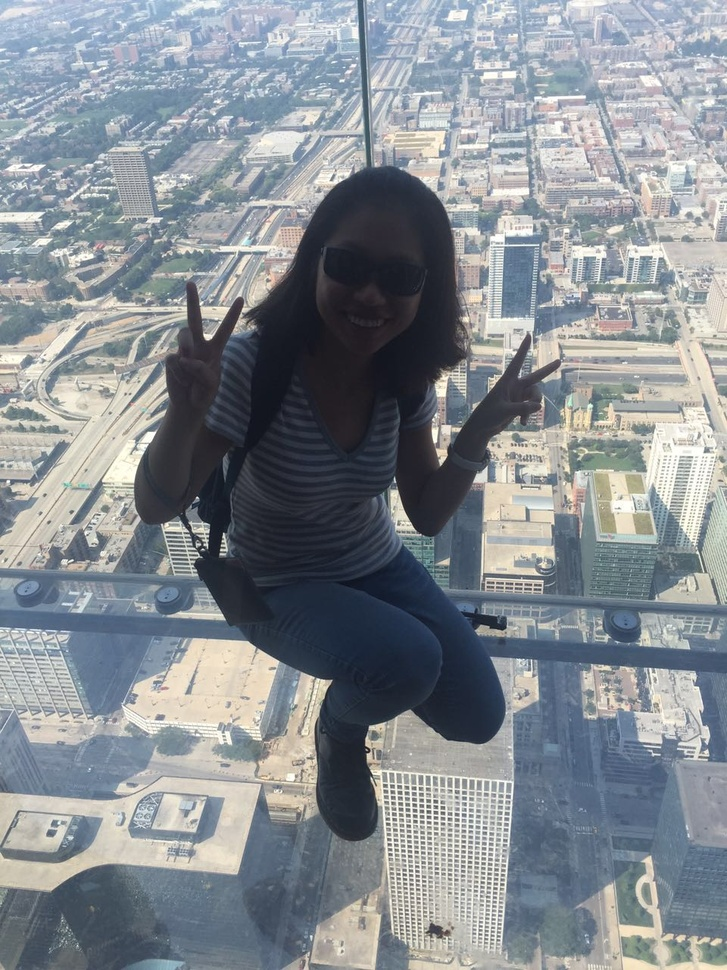
%> input picture PJ1 Hybrid Images/images/01.jpg, 727 x 970 px, shrunk from 960 x 1280 before the run
$ octave Contrast_Enhance.m   (GNU Octave 9; MATLAB toolbox functions it lacks are replaced by stand-ins)
%> lines starting %> are read from the running program, lines starting %| are printed output that depends on the picture
close all;
im = im2double(imread('.\images\01.jpg'));
% 01-skydeck* | 02 - museum | 03 - church | 04 - stockholm | 05 - abisko*

% original image
hsv = rgb2hsv(im);
%> hsv: size 970x727x3 double; mean H, S, V 0.472, 0.168, 0.591
h = hsv(:, :, 1); s = hsv(:, :, 2); v =hsv (:, :, 3);
%> after `v =hsv (:, :, 3)`:
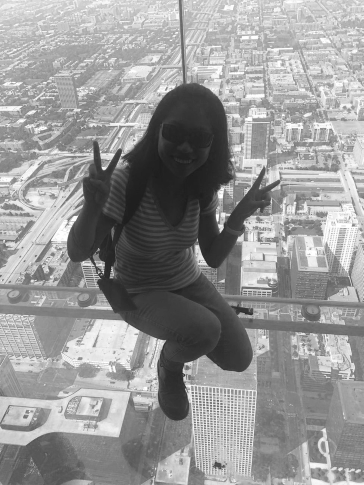
%> v: size 970x727 double (shown at 1/2 size); min 0.098, max 1, mean 0.591
hh = hist(h(:), 0:1/255:1); hs = hist(s(:), 0:1/255:1); hv = hist(v(:), 0:1/255:1);
%> after `hh = hist(h(:), 0:1/255:1)`: hh = 256 values, max 39664 at index 150, min 0 at index 44, mean 2754.6
%> after `hs = hist(s(:), 0:1/255:1)`: hs = 256 values, max 14914 at index 8, min 0 at index 129, mean 2754.6
%> after `hv = hist(v(:), 0:1/255:1)`: hv = 256 values, max 5350 at index 132, min 0 at index 1, mean 2754.6
figure(),
subplot(121),imshow(im);
subplot(122),plot(hv, 'k'), title('histogram of intensity');

% Reinhart operation
v_rh = (v./(1+v)).*2; hv_rh = hist(v_rh(:), 0:1/255:1);
%> after `v_rh = (v./(1+v)).*2`:
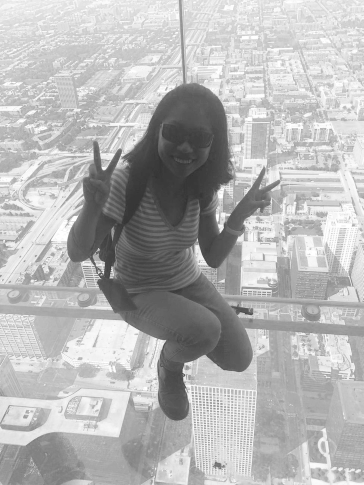
%> v_rh: size 970x727 double (shown at 1/2 size); min 0.179, max 1, mean 0.713
%> after `hv_rh = hist(v_rh(:), 0:1/255:1)`: hv_rh = 256 values, max 10172 at index 171, min 0 at index 1, mean 2754.6
hsv_rh = cat(3,h,s,v_rh);
%> hsv_rh: size 970x727x3 double; mean H, S, V 0.472, 0.168, 0.713
im_rh = hsv2rgb(hsv_rh);
% figure(), imshow(im_rh);
% figure(10),hold on, plot(hv_rh,'g');

% gamma correction
v_gamma = v.^0.5; hv_gamma = hist(v_gamma(:), 0:1/255:1);
%> after `v_gamma = v.^0.5`:
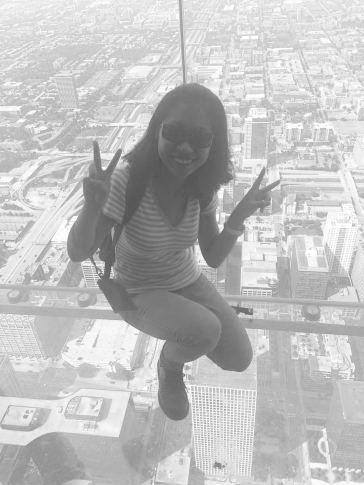
%> v_gamma: size 970x727 double (shown at 1/2 size); min 0.313, max 1, mean 0.75
%> after `hv_gamma = hist(v_gamma(:), 0:1/255:1)`: hv_gamma = 256 values, max 10615 at index 184, min 0 at index 1, mean 2754.6
hsv_gamma = cat(3,h,s,v_gamma);
%> hsv_gamma: size 970x727x3 double; mean H, S, V 0.472, 0.168, 0.75
im_gamma = hsv2rgb(hsv_gamma);
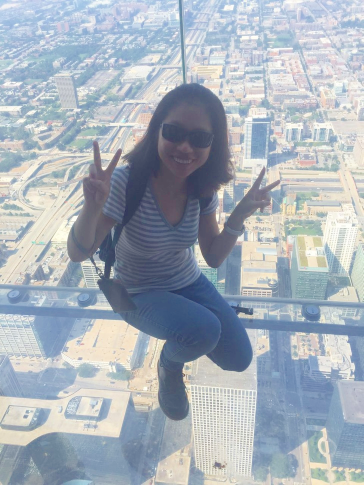
%> im_gamma: size 970x727x3 double (shown at 1/2 size); mean R, G, B 0.656, 0.692, 0.731
% figure(),imshow(im_gamma);
% figure(10),hold on, plot(hv_gamma, 'b');

% histogram equalization
cum = cumsum(hv);
%> cum = 256 values from 0 to 705190
v_hiseql = cum(uint16(v*255)+1)/numel(v);    % original hist-equal
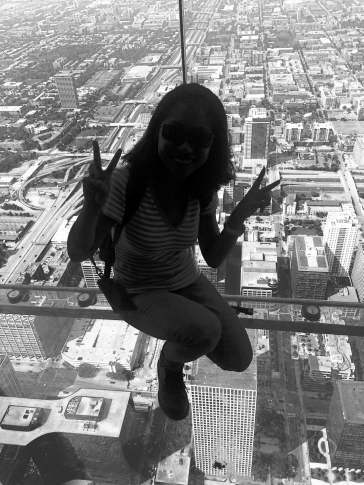
%> v_hiseql: size 970x727 double (shown at 1/2 size); min 1.42e-06, max 1, mean 0.503
hv_hiseql = hist(v_hiseql(:), 0:1/255:1);
%> hv_hiseql = 256 values, max 5350 at index 87, min 0 at index 15, mean 2754.6

% [4 lines of commented-out code are left out]

hsv_hiseql = cat(3,h,s,v_hiseql);
%> hsv_hiseql: size 970x727x3 double; mean H, S, V 0.472, 0.168, 0.503
im_hiseql = hsv2rgb(hsv_hiseql);
% figure(), imshow(im_hiseql);
% figure(10),hold on, plot(hv_hiseql,'r');

% display comparison
figure(),
subplot(221), imshow(im), title('Original Image');
subplot(222), imshow(im_rh), title('Reinhart Operation');
subplot(223), imshow(im_gamma), title('Gamma Correction of 0.5');
subplot(224), imshow(im_hiseql), title('Histogram Equalization');
figure(),
subplot(221), plot(hv, 'k'), title('Histogram of Original');
subplot(222), plot(hv_rh,'g'), title('Histogram of Reinhart');
subplot(223), plot(hv_gamma, 'b'), title('Histogram of Gamma');
subplot(224), plot(hv_hiseql,'r'), title('Histogram with Equalization');
%> after `title('Histogram with Equalization')`:
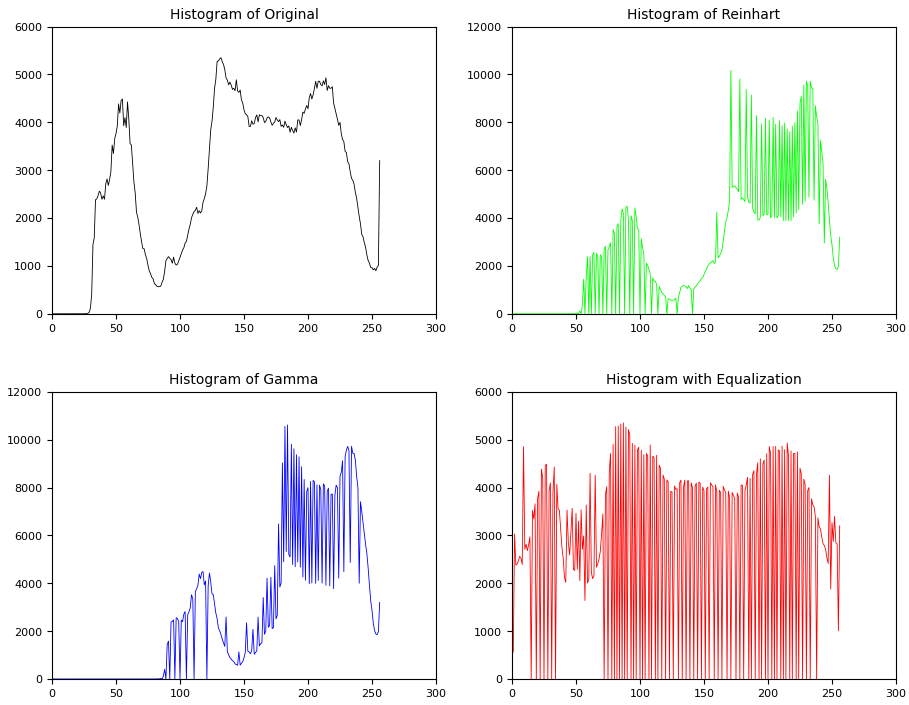
%> figure redrawn from the program's plot data, 4 panels; panel 1: curve peaks at x = 132, y = 5350; panel 2: curve peaks at x = 171, y = 10172; panel 3: curve peaks at x = 184, y = 10615; panel 4: curve peaks at x = 87, y = 5350

$ run again, with PJ1 Hybrid Images/images/02.jpg copied over PJ1 Hybrid Images/images/01.jpg
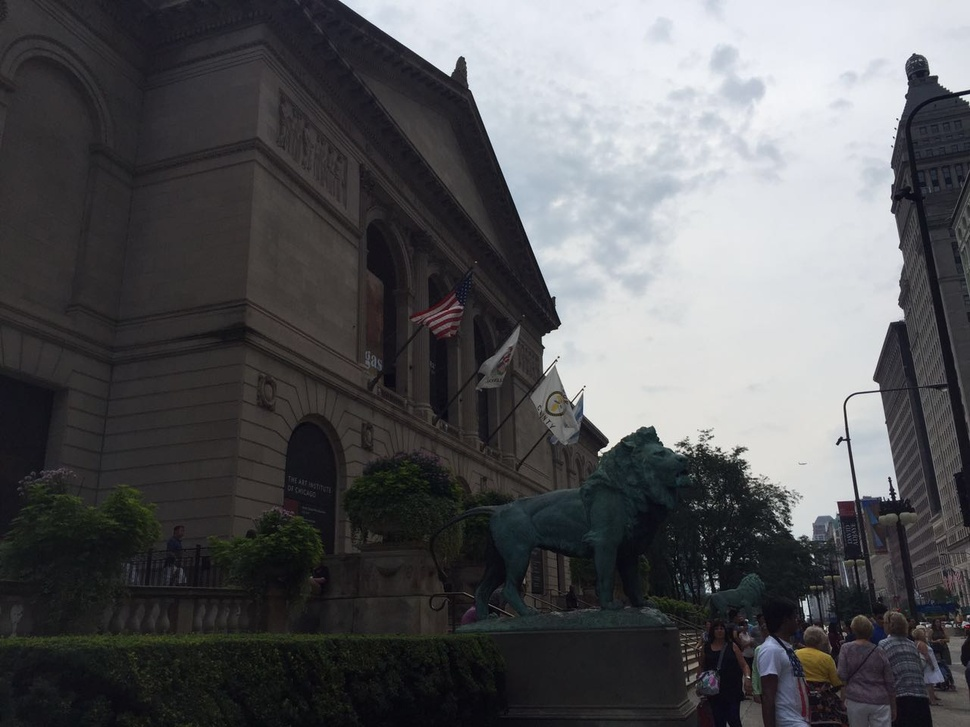
%> input picture PJ1 Hybrid Images/images/02.jpg, 970 x 727 px, shrunk from 1280 x 960 before the run
%> hsv: size 727x970x3 double; mean H, S, V 0.545, 0.123, 0.358
%> hh = 256 values, max 48469 at index 235, min 0 at index 2, mean 2754.6
%> hs = 256 values, max 33858 at index 12, min 0 at index 2, mean 2754.6
%> hv = 256 values, max 14295 at index 47, min 0 at index 1, mean 2754.6
%> hv_rh = 256 values, max 19971 at index 239, min 0 at index 1, mean 2754.6
%> hsv_rh: size 727x970x3 double; mean H, S, V 0.545, 0.123, 0.455
%> hv_gamma = 256 values, max 15302 at index 241, min 0 at index 1, mean 2754.6
%> hsv_gamma: size 727x970x3 double; mean H, S, V 0.545, 0.123, 0.543
%> cum = 256 values from 0 to 705190
%> `v_hiseql = cum(uint16(v*255)+1)/numel(v);`:
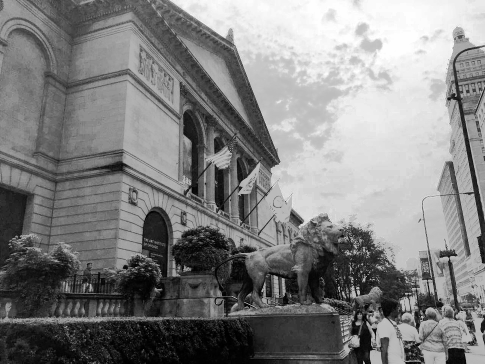
%> v_hiseql: size 727x970 double (shown at 1/2 size); min 2.84e-06, max 1, mean 0.506
%> hv_hiseql = 256 values, max 14295 at index 119, min 0 at index 5, mean 2754.6
%> hsv_hiseql: size 727x970x3 double; mean H, S, V 0.545, 0.123, 0.506
%> `title('Histogram with Equalization')`:
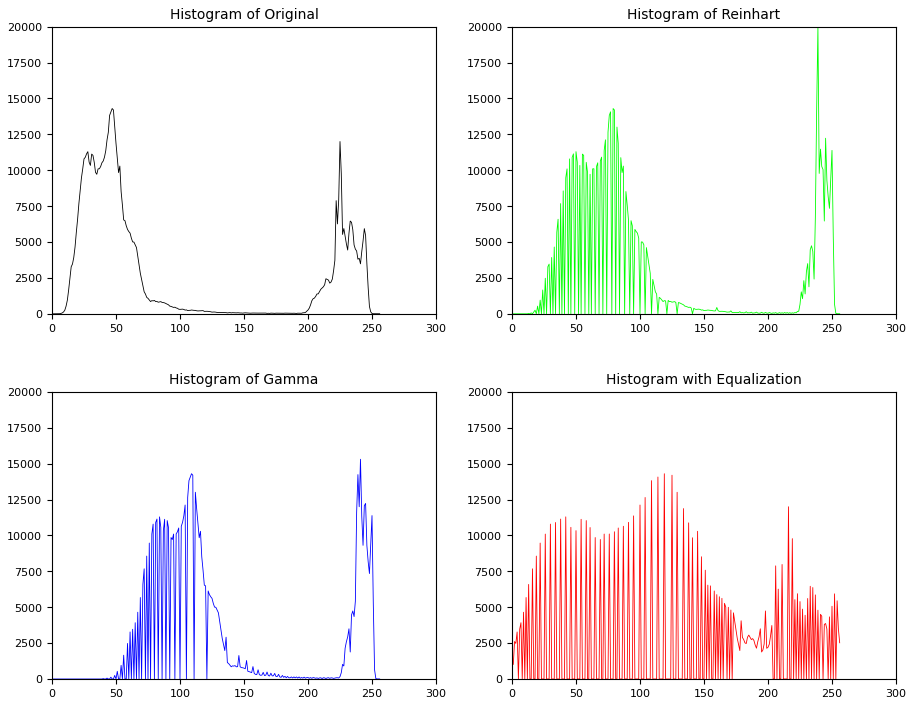
%> figure redrawn from the program's plot data, 4 panels; panel 1: curve peaks at x = 47, y = 14295; panel 2: curve peaks at x = 239, y = 19971; panel 3: curve peaks at x = 241, y = 15302; panel 4: curve peaks at x = 119, y = 14295

$ run again, with PJ1 Hybrid Images/images/03.jpg copied over PJ1 Hybrid Images/images/01.jpg
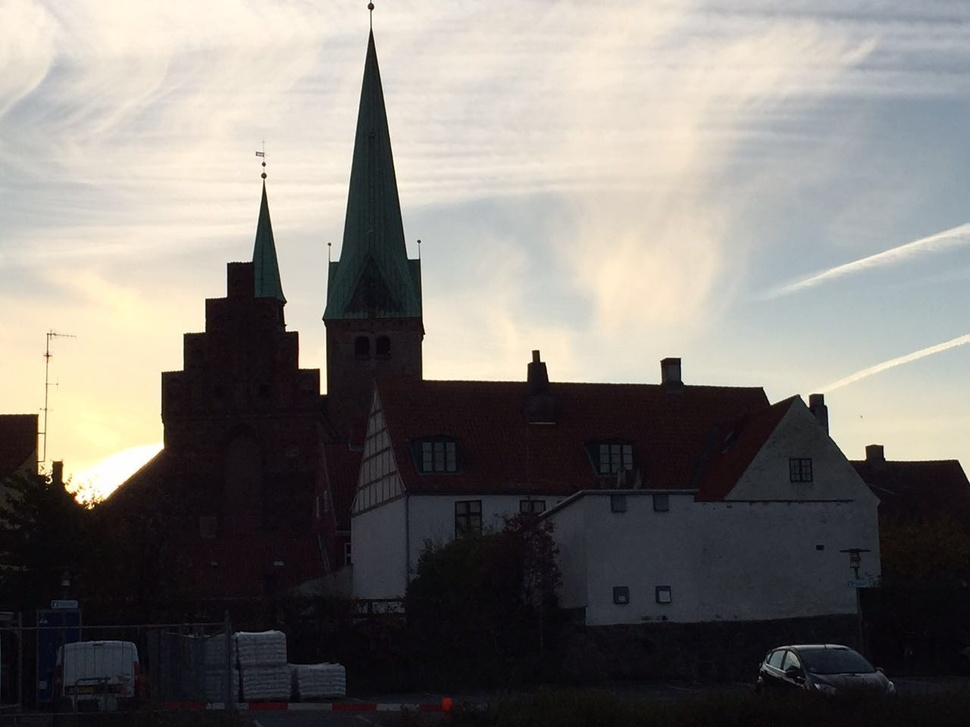
%> input picture PJ1 Hybrid Images/images/03.jpg, 970 x 727 px, shrunk from 1280 x 960 before the run
%> hsv: size 727x970x3 double; mean H, S, V 0.438, 0.193, 0.504
%> hh = 256 values, max 39903 at index 24, min 0 at index 57, mean 2754.6
%> hs = 256 values, max 23378 at index 21, min 0 at index 254, mean 2754.6
%> hv = 256 values, max 19226 at index 256, min 0 at index 1, mean 2754.6
%> hv_rh has the same summary as hv
%> hsv_rh: size 727x970x3 double; mean H, S, V 0.438, 0.193, 0.574
%> hv_gamma has the same summary as hv
%> hsv_gamma: size 727x970x3 double; mean H, S, V 0.438, 0.193, 0.638
%> cum = 256 values from 0 to 705190
%> `v_hiseql = cum(uint16(v*255)+1)/numel(v);`:
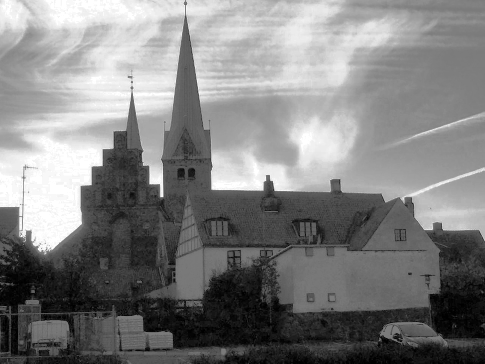
%> v_hiseql: size 727x970 double (shown at 1/2 size); min 1.42e-06, max 1, mean 0.505
%> hv_hiseql = 256 values, max 19226 at index 256, min 0 at index 4, mean 2754.6
%> hsv_hiseql: size 727x970x3 double; mean H, S, V 0.438, 0.193, 0.505
%> `title('Histogram with Equalization')`:
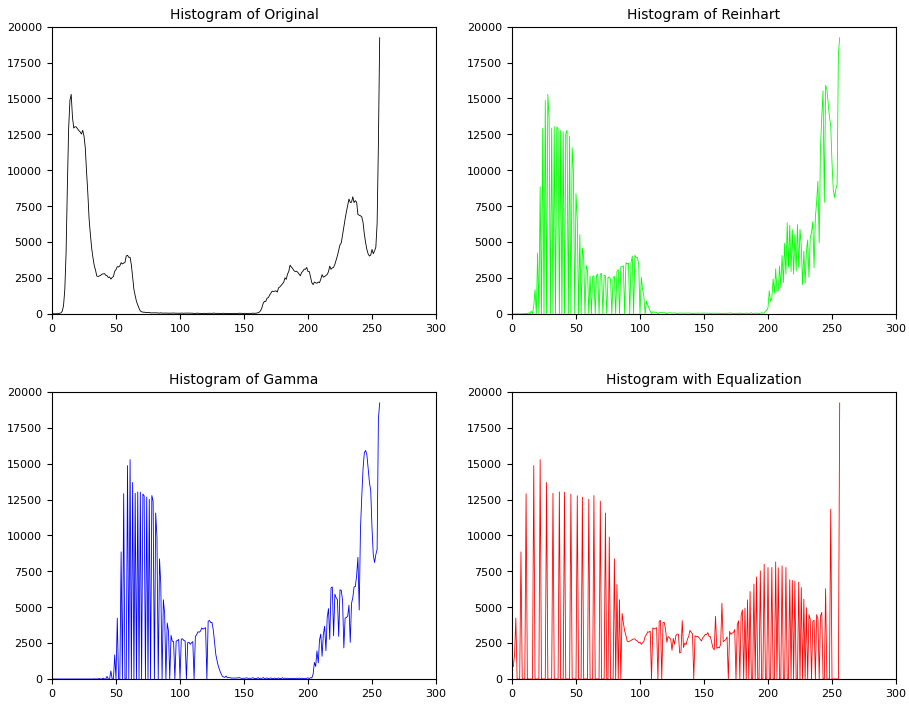
%> figure redrawn from the program's plot data, 4 panels; panel 1: curve peaks at x = 256, y = 19226
